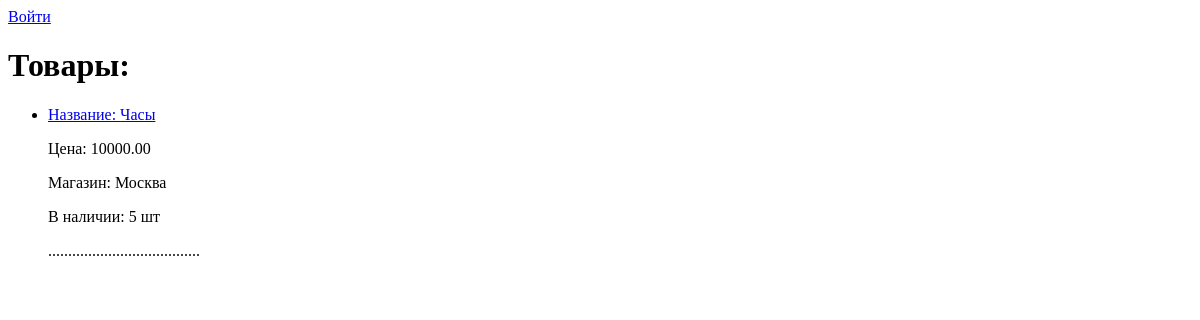
/market/products/, run on an earlier commit of the app's database.
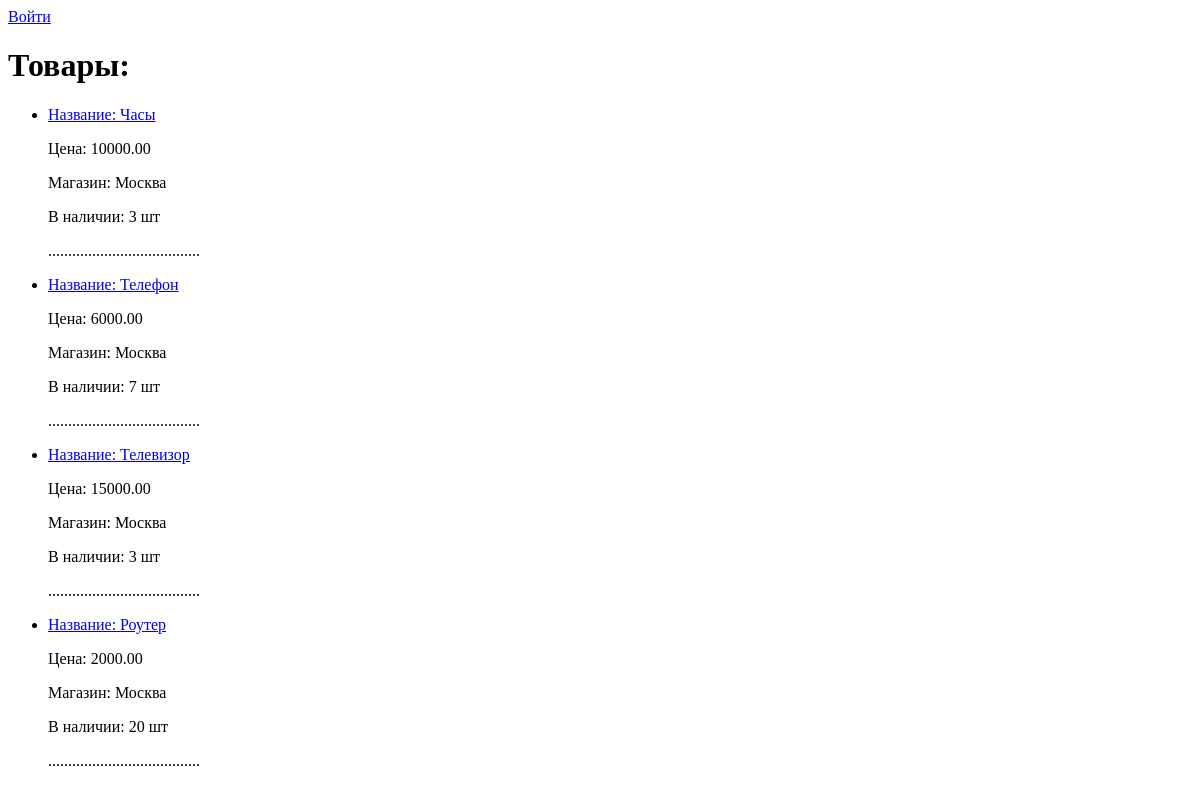
And on a later commit of the database.
### market/models.py (models this page shows, shortened)
class ShopItem(models.Model):
    shop = models.ForeignKey(Shop, on_delete=models.PROTECT, related_name='shops')
    product = models.ForeignKey(Product, on_delete=models.CASCADE, related_name='products')
    price = models.DecimalField(max_digits=8, decimal_places=2, default=0, verbose_name='цена')
    quantity = models.PositiveIntegerField(default=0)
    class Meta:
        verbose_name = 'Товар'
        verbose_name_plural = 'Товары'

class Product(models.Model):
    class Meta:
        verbose_name = 'Продукт'
        verbose_name_plural = 'Продукты'
    name = models.CharField(max_length=100)
    description = models.TextField(null=False, blank=True)
    discount = models.DecimalField(max_digits=5, decimal_places=2, default=0)
    created_at = models.DateTimeField(auto_now_add=True)
    changed_at = models.DateTimeField(auto_now=True)
    archived = models.BooleanField(default=False)
    def __str__(self):
        return self.name

class Shop(models.Model):
    name = models.CharField(max_length=50)
    class Meta:
        verbose_name = 'Магазин'
        verbose_name_plural = 'Магазины'
    def __str__(self):
        return self.name

### market/views.py (the view)
# urls.py: path('products/', views.ProductsListView.as_view(), name='products'),
class ProductsListView(ListView):
    template_name = 'market/products-list.html'
    queryset = (
        ShopItem.objects.
        select_related('shop').
        select_related('product').
        order_by('product')
    )

### cart/context_processors.py (called while the page is built)
def cart(request):
    return {'cart': Cart(request)}

### market/templates/market/products-list.html (shortened to what this page needs)
{%  extends 'market/base.html' %}
{% block body %}
    <h1>Товары: </h1>
    <div>
    <ul>
        {%  for object in object_list %}
            <li>
                <p> <a href="{% url "market:product_details" pk=object.pk %}">Название: {{ object.product}} </a> </p>
                <p> Цена: {{ object.price}} </p>
                <p> Магазин: {{ object.shop}} </p>
                <p> В наличии: {{ object.quantity}} шт</p>
                <p> ......................................</p>
            </li>
    {%  endfor %}
    </ul>
    </div>
{% endblock %}

### market/templates/market/base.html (shortened to what this page needs)
<!DOCTYPE html>
<html lang="en">
<head>
</head>
<body>
<div>
    {% if user.is_authenticated %}
        <p><a href="{% url 'market:client_info' pk=user.client.pk %}">Имя: {{ user.client.name }}</a>
            || Баланс: {{ user.client.balance }}
            <a href="{% url 'test_auth:logout' %}">Выйти</a></p>
        <div id="subheader">
            <div class="cart">
            {% with total_ithem=cart|length %}
                {% if cart|length > 0 %}
                    Ваша корзина:
                    <a href="{% url 'cart:cart_details' %}">{{ total_ithem }}шт.{{ cart.get_total_sum }}р.</a>
                {% else %}
                    Ваша корзина пуста
                {% endif %}
            {% endwith %}
            </div>
        </div>
    {% else %}
        <a href="{% url 'test_auth:login' %}">Войти</a>
    {% endif %}
</div>
{% block body %}{% endblock %}
</body>
</html>

What changed in the data, as far as the page shows it:
changed ShopItem "Часы": quantity "5" → "3"
added ShopItem: product "Телефон", price "6000.00", shop "Москва", quantity "7"
added ShopItem: product "Телевизор", price "15000.00", shop "Москва", quantity "3"
added ShopItem: product "Роутер", price "2000.00", shop "Москва", quantity "20"
